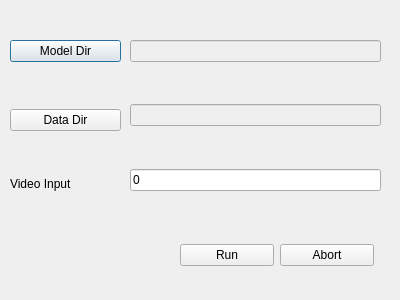
<?xml version="1.0" encoding="UTF-8"?>
<ui version="4.0">
 <class>faceidentification</class>
 <widget class="QDialog" name="faceidentification">
  <property name="geometry">
   <rect>
    <x>0</x>
    <y>0</y>
    <width>400</width>
    <height>300</height>
   </rect>
  </property>
  <property name="windowTitle">
   <string>Dialog</string>
  </property>
  <widget class="QWidget" name="verticalLayoutWidget">
   <property name="geometry">
    <rect>
     <x>10</x>
     <y>40</y>
     <width>111</width>
     <height>151</height>
    </rect>
   </property>
   <layout class="QVBoxLayout" name="verticalLayout">
    <item>
     <widget class="QPushButton" name="modelDir_PB">
      <property name="text">
       <string>Model Dir</string>
      </property>
     </widget>
    </item>
    <item>
     <spacer name="verticalSpacer">
      <property name="orientation">
       <enum>Qt::Vertical</enum>
      </property>
      <property name="sizeHint" stdset="0">
       <size>
        <width>20</width>
        <height>40</height>
       </size>
      </property>
     </spacer>
    </item>
    <item>
     <widget class="QPushButton" name="dataDir_PB">
      <property name="text">
       <string>Data Dir</string>
      </property>
     </widget>
    </item>
    <item>
     <spacer name="verticalSpacer_2">
      <property name="orientation">
       <enum>Qt::Vertical</enum>
      </property>
      <property name="sizeHint" stdset="0">
       <size>
        <width>20</width>
        <height>40</height>
       </size>
      </property>
     </spacer>
    </item>
    <item>
     <widget class="QLabel" name="personName_LB">
      <property name="text">
       <string>Video Input</string>
      </property>
     </widget>
    </item>
   </layout>
  </widget>
  <widget class="QWidget" name="verticalLayoutWidget_2">
   <property name="geometry">
    <rect>
     <x>130</x>
     <y>40</y>
     <width>251</width>
     <height>151</height>
    </rect>
   </property>
   <layout class="QVBoxLayout" name="verticalLayout_2">
    <item>
     <widget class="QLineEdit" name="modelDir_LE">
      <property name="enabled">
       <bool>false</bool>
      </property>
     </widget>
    </item>
    <item>
     <spacer name="verticalSpacer_3">
      <property name="orientation">
       <enum>Qt::Vertical</enum>
      </property>
      <property name="sizeHint" stdset="0">
       <size>
        <width>20</width>
        <height>40</height>
       </size>
      </property>
     </spacer>
    </item>
    <item>
     <widget class="QLineEdit" name="dataDir_LE">
      <property name="enabled">
       <bool>false</bool>
      </property>
     </widget>
    </item>
    <item>
     <spacer name="verticalSpacer_4">
      <property name="orientation">
       <enum>Qt::Vertical</enum>
      </property>
      <property name="sizeHint" stdset="0">
       <size>
        <width>20</width>
        <height>40</height>
       </size>
      </property>
     </spacer>
    </item>
    <item>
     <widget class="QLineEdit" name="personName_LE">
      <property name="text">
       <string>0</string>
      </property>
     </widget>
    </item>
   </layout>
  </widget>
  <widget class="QWidget" name="horizontalLayoutWidget">
   <property name="geometry">
    <rect>
     <x>180</x>
     <y>240</y>
     <width>194</width>
     <height>31</height>
    </rect>
   </property>
   <layout class="QHBoxLayout" name="horizontalLayout">
    <item>
     <widget class="QPushButton" name="run_PB">
      <property name="text">
       <string>Run</string>
      </property>
     </widget>
    </item>
    <item>
     <widget class="QPushButton" name="abort_pb">
      <property name="text">
       <string>Abort</string>
      </property>
     </widget>
    </item>
   </layout>
  </widget>
 </widget>
 <resources/>
 <connections/>
</ui>
